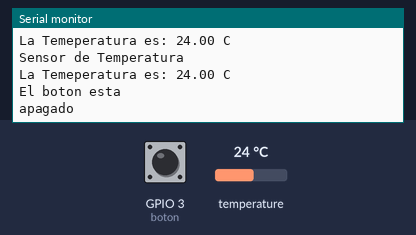
This sketch was run on a simulated ESP32. On the bench: the last lines printed to the serial monitor. The inputs (shaded band) are chosen by the test bench; at power-on: temperature 24 °C, GPIO 3 (boton) LOW.

Above: at 7.3 s.
7.4 s: temperature set to 12 °C
At 10.2 s:
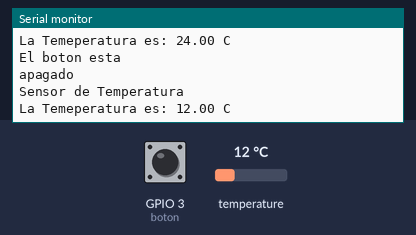
11.9 s: GPIO 3 (boton) pulled HIGH for 3 s
At 13.8 s:
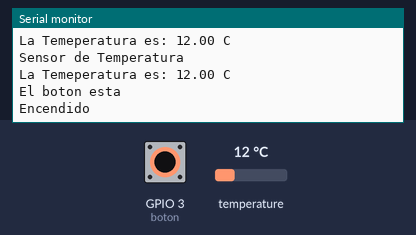
16.4 s: temperature set to 19 °C
At 19.6 s:
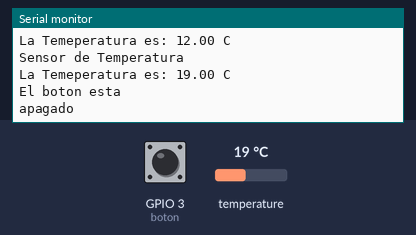
Timing chart, 0 to 21.1 s (numbered marks = the images above; inputs shaded):
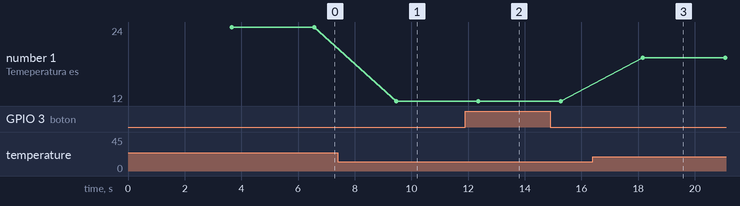

The sketch:

Interrupciones_por_medio_de_software_landon.ino
```cpp
/*
   Fundacion Kinal
   Centro educativo tecnico laboral Kinal
   Quinto perito
   Quinto electronica
   Codigo Tecnico: EB5AM
   Curso: Taller de electronica digital y reparacion de computadoras I
   Proyecto: Interrupciones por medio de software
   Dev: Landon Morataya
   Fecha: 08/06/2023
*/


//Librerias
#include <Ticker.h>
#include <OneWire.h>
#include <DallasTemperature.h>


//Directivas de Preprocesado
#define boton 3
//Funcion ISR
void sensortemp();
void MA_boton();


//Constructores
Ticker accion_temperatura(sensortemp,2900);
Ticker state_boton(MA_boton,6000);
OneWire ourWire(4);
DallasTemperature sensor(&ourWire);


void setup() {
  Serial.begin(9600);
  pinMode(boton, INPUT);
  accion_temperatura.start();
  state_boton.start();
  sensor.begin();
}

void loop() {
  accion_temperatura.update();
  state_boton.update();
}


void sensortemp(){
  sensor.requestTemperatures();
  float temp= sensor.getTempCByIndex(0);
  Serial.println("Sensor de Temperatura");
  Serial.print("La Temeperatura es: ");
  Serial.print(temp);
  Serial.println(" C");
}


void MA_boton(){
  int estado = digitalRead(boton);


  if(estado == HIGH){
    Serial.println("El boton esta");
    Serial.println("Encendido");

  }


  if(estado == LOW){
    Serial.println("El boton esta");
    Serial.println("apagado");


  }
}
```

Measured:
- after the input at 7.4 s, the serial monitor: prints a new line after 2.1 s (image 1)
- after the input at 11.9 s, the serial monitor: prints a new line after 0.67 s (image 2)
- after the input at 16.4 s, the serial monitor: prints a new line after 1.8 s (image 3)
- plotted number 1: 24 → 12 after the input at 7.4 s, 12 → 19 after the input at 16.4 s
